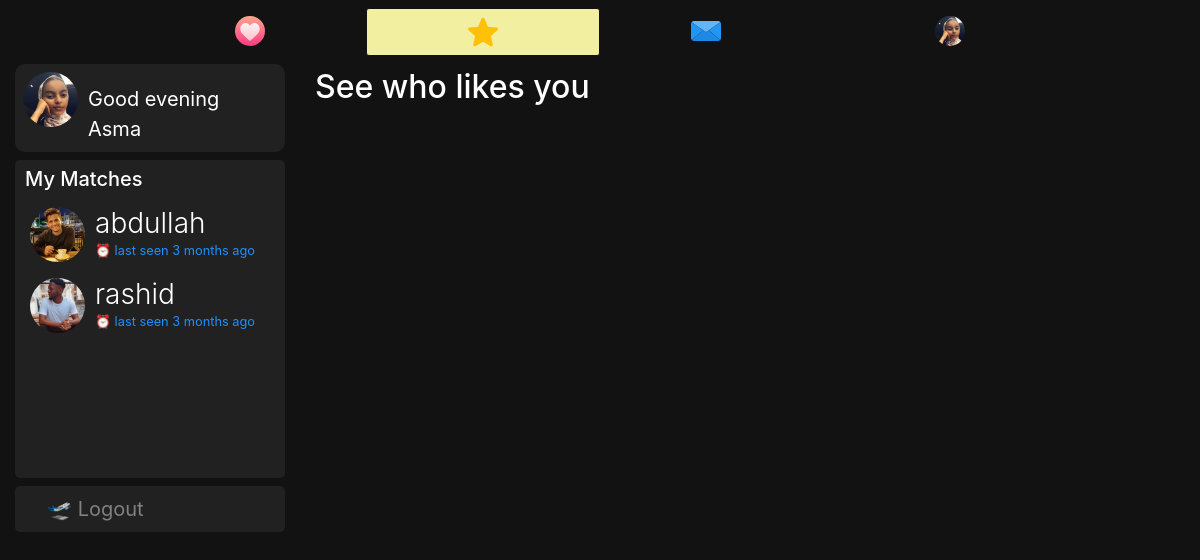
/discover (signed in), run on an earlier commit of the app's database.
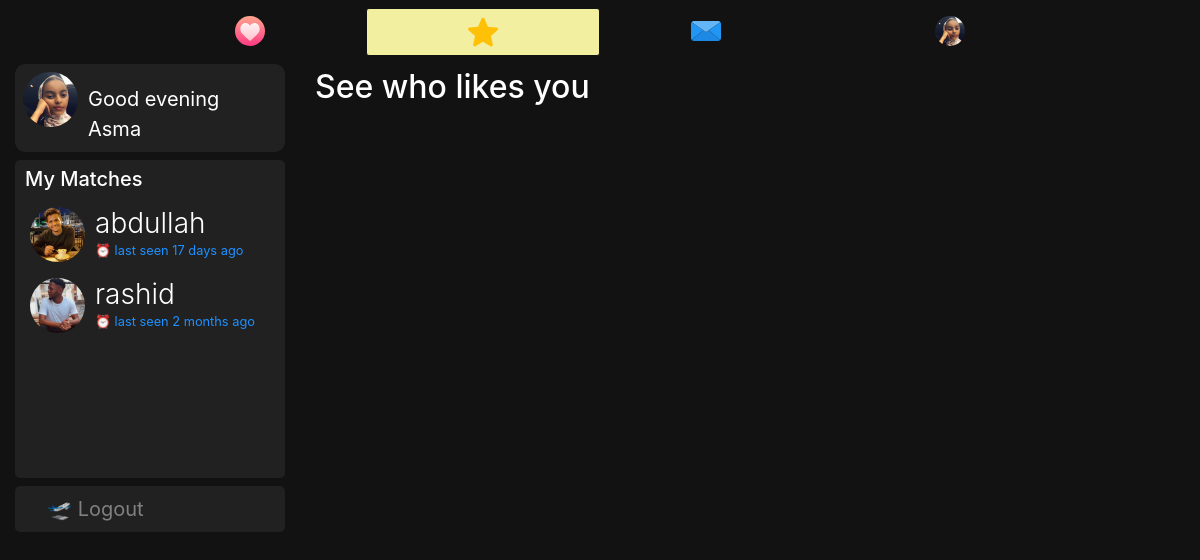
And on a later commit of the database.
### dating/models.py (models this page shows, shortened)
class User(db.Model, UserMixin):
	id = db.Column(db.Integer, primary_key=True)
	username = db.Column(db.String(20), unique=True, nullable=False)
	email = db.Column(db.String(120), unique=True, nullable=True)
	dp = db.Column(db.String(20), nullable=False, default='default.jpg')
	dp2 = db.Column(db.String(20), nullable=False, default='flip.png')
	dp3 = db.Column(db.String(20), nullable=False, default='plane.png')
	password = db.Column(db.String(60), nullable=False)
	last_seen = db.Column(db.DateTime, default=datetime.utcnow)
	date_joined = db.Column(db.DateTime, nullable=False, default=datetime.utcnow)
	department = db.Column(db.String(20), nullable=False)
	student_number = db.Column(db.Integer(), unique=True, nullable=True)
	age = db.Column(db.DateTime, nullable=False)
	gender = db.Column(db.String(20), nullable=False)
	country = db.Column(db.String(20), default="Cyprus", nullable=True)
	bio = db.Column(db.String(120), nullable=True)
	private = db.Column(db.Boolean, default=False, nullable=False)
	snapchat = db.Column(db.String(20), default="snapchat", nullable=True)
	instagram = db.Column(db.String(20), default="instagram", nullable=True)
	followed = db.relationship(
		'User', secondary=followers,
		primaryjoin=(followers.c.follower_id == id),
		secondaryjoin=(followers.c.followed_id == id),
		backref=db.backref('followers', lazy='dynamic'), lazy='dynamic')
	messages_sent = db.relationship('Message',
									foreign_keys='Message.sender_id',
									backref='author', lazy='dynamic')
	messages_received = db.relationship('Message',
										foreign_keys='Message.recipient_id',
										backref='recipient', lazy='dynamic')
	last_message_read_time = db.Column(db.DateTime)
	def is_following(self, user):
		return self.followed.filter(followers.c.followed_id == user.id).count() > 0
	def new_messages(self):
		last_read_time = self.last_message_read_time or datetime(1900, 1, 1)
		return Message.query.filter_by(recipient=self).filter(
			Message.timestamp > last_read_time).count()

### dating/routes.py (the view)
@app.route('/discover')
@login_required
def discover():
	users = User.query.all()
	liked_people = set()
	for user in users:
		if user != current_user and not current_user.is_following(user) and user.is_following(current_user) and user.gender != current_user.gender:
			liked_people.add(user)
	hour = datetime.now().hour
	year = datetime.now().year
	greeting = "Good morning" if 5<=hour<12 else "Good afternoon" if hour<18 else "Good evening"
	return render_template('discover.html', users=users, liked_people=liked_people, greeting=greeting, year=year, title='See who likes you')

### dating/models.py (called while the page is built)
@login_manager.user_loader
def load_user(user_id):
	return User.query.get(int(user_id))

### dating/routes.py (called while the page is built)
@app.before_request
def before_request():
	if current_user.is_authenticated:
		current_user.last_seen = datetime.utcnow()
		db.session.commit()

### dating/templates/discover.html (shortened to what this page needs)
{% extends "layout.html" %}
{% block content %}
<div class="container-fluid">
  <div class="row">
    <div class="col-lg-3 d-none d-lg-block position-fixed">
      <a href="{{ url_for('user_posts',username=current_user.username) }}" style="text-decoration:none;">
      <header class="mb-2">
        <img src="{{ url_for('static', filename='profile_pics/' + current_user.dp) }}" alt="default profile" class="profile-thumbnail">
        <div class="profile-name">
          <span class="mt-2 pt-1" style="font-size:20px;color:#fff;">{{greeting}} {{current_user.username.title()}}</span>
        </div>
      </header>
    </a>
      <div style="background:#212121;padding:7px;cursor:pointer;border-radius:5px;overflow:auto;height:318px;">
        <h5 style="padding-left: 3px;">My Matches</h5>
        {% for user in users if user.is_following(current_user) and current_user.is_following(user) %}
        <a href="{{url_for('message', recipient=user.username)}}" style="text-decoration:none;">
        <header>
        <img src="{{ url_for('static', filename='profile_pics/' + user.dp) }}" alt="default profile" class="profile-thumbnail">
        <div class="profile-name">
          <h3>{{user.username}}</h3>
          <small>⏰ last seen {{ moment(user.last_seen).fromNow() }}</small>
        </div>
      </header>
    </a>
      {% endfor %}
      </div>
        <div class="mt-2" style="background:#212121;padding:8px 8px 8px 32px;font-size:20px;display:block;border-radius:5px;">
        <a href="{{ url_for('logout') }}" style="text-decoration:none;color:#818181;"> 🛫 Logout</a>
        </div>
      </div>
    <div class="col-lg-9 offset-lg-3">
       {% set likes = [] %}
     <h2 class="mt-1">
      See who likes you
     </h2>
</div>
</div>
{% endblock content %}

What changed in the data, as far as the page shows it:
changed User "abdullah": last_seen "3 months ago" → "17 days ago"
changed User "rashid": last_seen "3 months ago" → "2 months ago"
